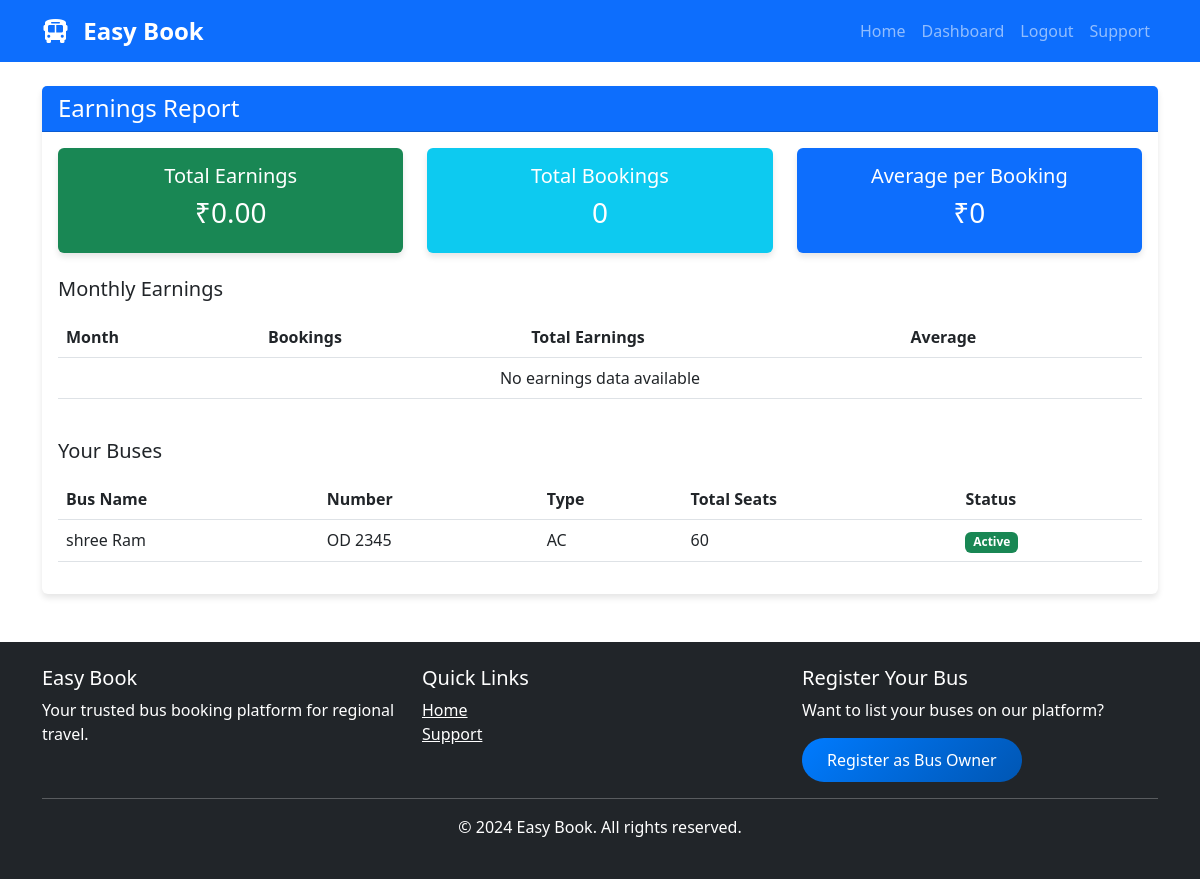
/bus-owner/earnings/ (signed in), run on an earlier commit of the app's database.
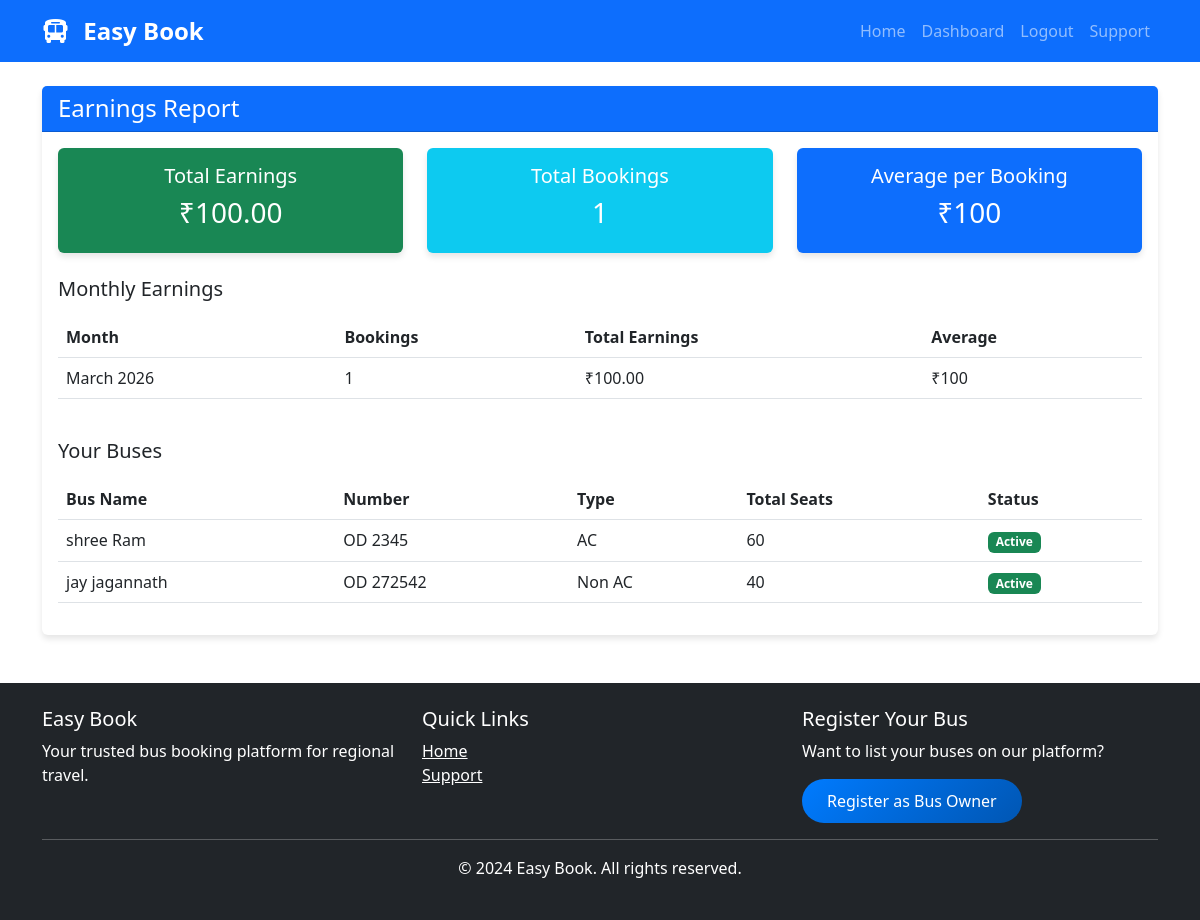
And on a later commit of the database.
### easybook/apps/bus_owners/models.py (models this page shows, shortened)
class Bus(models.Model):
    BUS_TYPES = (
        ('ac', 'AC'),
        ('non_ac', 'Non AC'),
        ('sleeper', 'Sleeper'),
        ('seater', 'Seater'),
        ('ac_sleeper', 'AC Sleeper'),
        ('luxury', 'Luxury'),
    )
    BUS_LAYOUTS = (
        ('2x2', '2 x 2 (4 seats per row)'),
        ('2x1', '2 x 1 (3 seats per row)'),
        ('1x2', '1 x 2 (3 seats per row)'),
        ('sleeper_2x1', 'Sleeper 2 x 1'),
        ('sleeper_1x1', 'Sleeper 1 x 1'),
    )
    owner = models.ForeignKey(User, on_delete=models.CASCADE, limit_choices_to={'user_type': 'bus_owner'}, related_name='buses')
    bus_name = models.CharField(max_length=100)
    bus_type = models.CharField(max_length=20, choices=BUS_TYPES)
    bus_number = models.CharField(max_length=20, unique=True)
    total_seats = models.IntegerField()
    seat_layout = models.CharField(max_length=20, choices=BUS_LAYOUTS, default='2x2')
    amenities = models.TextField(help_text="AC, WiFi, Charging point, etc.", blank=True)
    bus_image = models.ImageField(upload_to='bus_images/', null=True, blank=True)
    is_active = models.BooleanField(default=True)
    created_at = models.DateTimeField(auto_now_add=True)
    updated_at = models.DateTimeField(auto_now=True)

### easybook/apps/bus_owners/views.py (the view)
# urls.py: path('earnings/', views.earnings_report, name='earnings'),
@login_required
def earnings_report(request):
    if request.user.user_type != 'bus_owner':
        messages.error(request, 'Access denied. Bus owner only.')
        return redirect('home')
    buses = Bus.objects.filter(owner=request.user)
    all_routes = Route.objects.filter(bus__in=buses)
    bookings = Booking.objects.filter(route__in=all_routes, status='confirmed')
    total_earnings = bookings.aggregate(Sum('total_amount'))['total_amount__sum'] or 0
    monthly_earnings = bookings.annotate(
        month=TruncMonth('booking_date')
    ).values('month').annotate(
        total=Sum('total_amount'),
        count=Count('id')
    ).order_by('month')
    context = {
        'total_earnings': total_earnings,
        'total_bookings': bookings.count(),
        'monthly_earnings': monthly_earnings,
        'buses': buses,
    }
    return render(request, 'bus_owner/earnings.html', context)

### templates/bus_owner/earnings.html (shortened to what the changed rows need)
{% extends 'base.html' %}
{% block content %}
<div class="container mt-4">
    <div class="row">
        <div class="col-12">
            <div class="card">
                <div class="card-body">
                    <div class="row mb-4">
                        <div class="col-md-4">
                            <div class="card bg-success text-white">
                                <div class="card-body text-center">
                                    <h5>Total Earnings</h5>
                                    <h3>₹{{ total_earnings|floatformat:2 }}</h3>
                                </div>
                            </div>
                        </div>
                        <div class="col-md-4">
                            <div class="card bg-info text-white">
                                <div class="card-body text-center">
                                    <h5>Total Bookings</h5>
                                    <h3>{{ total_bookings }}</h3>
                                </div>
                            </div>
                        </div>
                        <div class="col-md-4">
                            <div class="card bg-primary text-white">
                                <div class="card-body text-center">
                                    <h5>Average per Booking</h5>
                                    <h3>₹{% widthratio total_earnings total_bookings 1 %}</h3>
                                </div>
                            </div>
                        </div>
                    </div>
                    <div class="table-responsive">
                        <table class="table table-hover">
                            <thead>
                                <tr>
                                    <th>Month</th>
                                    <th>Bookings</th>
                                    <th>Total Earnings</th>
                                    <th>Average</th>
                                </tr>
                            </thead>
                            <tbody>
                                {% for month in monthly_earnings %}
                                <tr>
                                    <td>{{ month.month|date:"F Y" }}</td>
                                    <td>{{ month.count }}</td>
                                    <td>₹{{ month.total|floatformat:2 }}</td>
                                    <td>₹{% widthratio month.total month.count 1 %}</td>
                                </tr>
                                {% empty %}
                                <tr>
                                    <td colspan="4" class="text-center">No earnings data available</td>
                                </tr>
                                {% endfor %}
                            </tbody>
                        </table>
                    </div>
                    <div class="table-responsive">
                        <table class="table table-hover">
                            <thead>
                                <tr>
                                    <th>Bus Name</th>
                                    <th>Number</th>
                                    <th>Type</th>
                                    <th>Total Seats</th>
                                    <th>Status</th>
                                </tr>
                            </thead>
                            <tbody>
                                {% for bus in buses %}
                                <tr>
                                    <td>{{ bus.bus_name }}</td>
                                    <td>{{ bus.bus_number }}</td>
                                    <td>{{ bus.get_bus_type_display }}</td>
                                    <td>{{ bus.total_seats }}</td>
                                    <td>
                                        {% if bus.is_active %}
                                            <span class="badge bg-success">Active</span>
                                        {% else %}
                                            <span class="badge bg-danger">Inactive</span>
                                        {% endif %}
                                    </td>
                                </tr>
                                {% empty %}
                                <tr>
                                    <td colspan="5" class="text-center">No buses added yet</td>
                                </tr>
                                {% endfor %}
                            </tbody>
                        </table>
                    </div>
                </div>
            </div>
        </div>
    </div>
</div>
{% endblock %}

What changed in the data, as far as the page shows it:
added Bus: bus_name "jay jagannath", bus_number "OD 272542", bus_type "Non AC", total_seats "40", is_active "Active"
Also different on the page:
{{ total_earnings|floatformat:2 }}: "0.00" → "100.00"
{{ total_bookings }}: "0" → "1"
text no longer shown: "0 No earnings data available"
text now shown: "100"
new list line: "March 2026 1 ₹ 100.00 ₹ 100"
